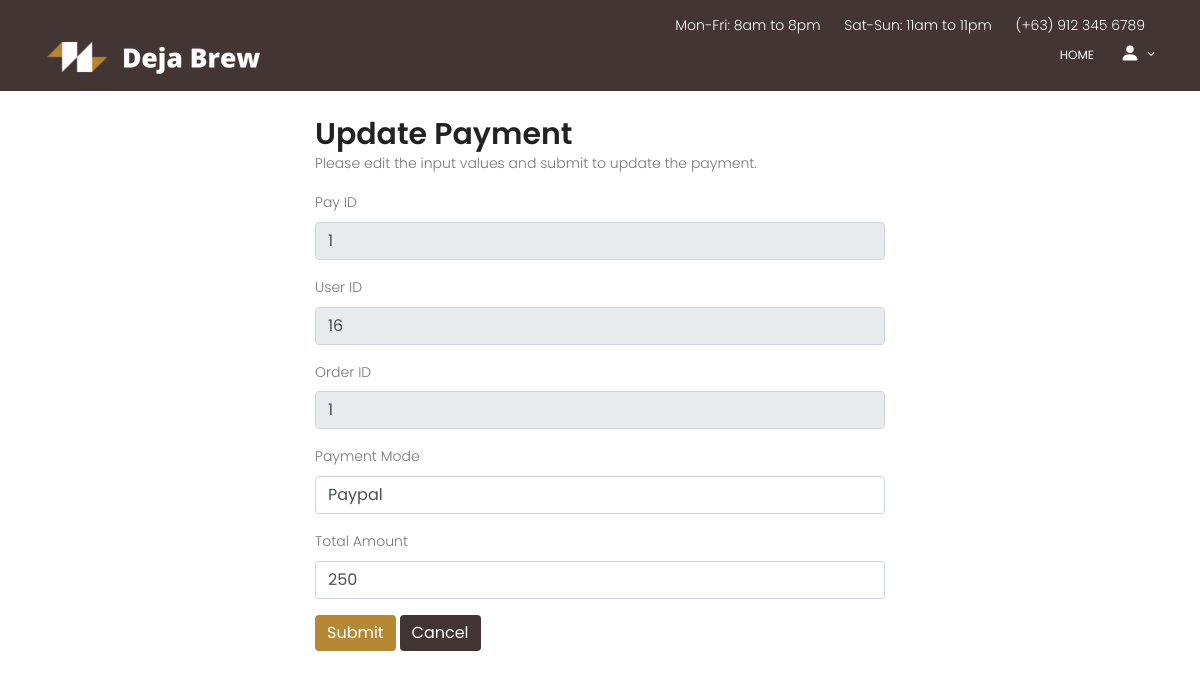
/Home-developer/Payment/update.php?id=1, run on the app's committed database.
### tables this page shows
CREATE TABLE `payment` (
  `Payment_ID` int(50) NOT NULL COMMENT 'PK for payment',
  `Order_ID` int(50) NOT NULL COMMENT 'FK for order',
  `User_ID` int(50) NOT NULL COMMENT 'FK for user',
  `Payment_Mode` varchar(25) NOT NULL COMMENT 'Mode of Payment',
  `Time_Received` timestamp NOT NULL DEFAULT current_timestamp() ON UPDATE current_timestamp() COMMENT 'Timestamp for payment',
  `Total_Amount` int(50) NOT NULL COMMENT 'Total amount payed'
);

### Home-developer/Payment/update.php (the view, shortened to what this page needs)
<?php
require_once "config.php";
$payID = $userID = $orderID = $paymentMode = $date = $time = $totalAmount = "";
$payID_err = $userID_err = $orderID_err = $paymentMode_err = $date_err = $time_err = $totalAmount_err = "";
if($_SERVER["REQUEST_METHOD"] == "POST"){
    $input_payID = trim($_POST["payID"]);
    if(empty($input_payID)){
        $payID_err = "Please enter First Name";
    } else{
        $payID = $input_payID;
    }
    $input_userID = trim($_POST["userID"]);
    if(empty($input_userID)){
        $userID_err = "Please enter Last Name.";
    } else{
        $userID = $input_userID;
    }
    $input_orderID = trim($_POST["orderID"]);
    if(empty($input_orderID)){
       $orderID_err = "Please enter representative number.";
   } else{
       $orderID = $input_orderID;
   }
    $input_paymentMode = trim($_POST["paymentMode"]);
    if(empty($input_paymentMode)){
        $paymentMode_err = "Please enter paymentMode.";
    } else{
        $paymentMode = $input_paymentMode;
    }
    $input_totalAmount = trim($_POST["totalAmount"]);
    if(empty($input_totalAmount)){
        $totalAmount_err = "Please enter totalAmount.";
    } else{
        $totalAmount = $input_totalAmount;
    }
    if(empty($payID_err) && empty($userID_err) && empty($orderID_err) && empty($paymentMode_err) &&empty($totalAmount_err)){
        $sql = "UPDATE payment SET Payment_Mode=?, Total_Amount=? WHERE Payment_ID=$payID";
        if($stmt = mysqli_prepare($link, $sql)){
             mysqli_stmt_bind_param($stmt, "ss", $param_paymentMode, $param_totalAmount);
             echo "update hello";
            $param_paymentMode = $paymentMode;
            $param_totalAmount = $totalAmount;
            if(mysqli_stmt_execute($stmt)){
                header("location: index.php");
                exit();
            } else{
                echo "Oops! Something went wrong. Please try again later.";
            }
        }
        mysqli_stmt_close($stmt);
    }
    mysqli_close($link);
} else{
    if(isset($_GET["id"]) && !empty(trim($_GET["id"]))){
        $sql = "SELECT * FROM payment WHERE Payment_ID = ?";
        if($stmt = mysqli_prepare($link, $sql)){
            mysqli_stmt_bind_param($stmt, "s", $param_id);
            if(mysqli_stmt_execute($stmt)){
                $result = mysqli_stmt_get_result($stmt);
                if(mysqli_num_rows($result) == 1){
                    $row = mysqli_fetch_array($result, MYSQLI_ASSOC);
                    $payID = $row["Payment_ID"];
                    $orderID = $row["Order_ID"];
                    $userID = $row["User_ID"];
                    $paymentMode = $row["Payment_Mode"];
                    $totalAmount = $row["Total_Amount"];
                } else{
                    header("location: error.php");
                    exit();
                }
            } else{
                echo "Oops! Something went wrong. Please try again later.";
            }
        }
    }  else{
        header("location: error.php");
        exit();
    }
}
?>
<!DOCTYPE html>
<html lang="en">
<html lang="zxx" class="no-js">
	<head>
			<link rel="stylesheet" href="css/linearicons.css">
			<link rel="stylesheet" href="css/owl.carousel.css">
			<link rel="stylesheet" href="css/font-awesome.min.css">
			<link rel="stylesheet" href="css/nice-select.css">
			<link rel="stylesheet" href="css/magnific-popup.css">
			<link rel="stylesheet" href="css/bootstrap.css">
			<link rel="stylesheet" href="css/main.css">
</head>
<body>
<header id="header" id="home" style="background: #433533;">
				<div class="header-top">
		  			<div class="container">
				  		<div class="row justify-content-end">
				  			<div class="col-lg-8 col-sm-4 col-8 header-top-right no-padding">
				  				<ul>
				  					<li>
				  						Mon-Fri: 8am to 8pm
				  					</li>
				  					<li>
				  						Sat-Sun: 11am to 11pm
				  					</li>
				  					<li>
				  						<a href="tel:(012) 6985 236 7512">(+63) 912 345 6789</a>
				  					</li>
				  				</ul>
				  			</div>
				  		</div>
		  			</div>
				</div>
			    <div class="container">
			    	<div class="row align-items-center justify-content-between d-flex">
				      <div id="logo">
				        <a href="../index.php"><img src="img/logo.png" alt="" title="" /></a>
				      </div>
				      <nav id="nav-menu-container">
				        <ul class="nav-menu">
				          <li class="menu-active"><a href="../index.php">Home</a></li>
						  <li class="menu-has-children"><a href="">
							  <svg xmlns="http://www.w3.org/2000/svg" width="20" height="20" fill="currentColor" class="bi bi-person-fill" viewBox="0 0 16 16">
								  <path d="M3 14s-1 0-1-1 1-4 6-4 6 3 6 4-1 1-1 1H3zm5-6a3 3 0 1 0 0-6 3 3 0 0 0 0 6z"/>
							  </svg></a>
				          </li>
				        </ul>
				      </nav>
			    	</div>
			    </div>
			  </header>
              <br><br><br>
                <div class="wrapper">
                    <div class="container-fluid">
                        <div class="row">
                            <div class="col-md-12">
                                <h2 class="mt-5">Update Payment</h2>
                                <p>Please edit the input values and submit to update the payment.</p>
                                <form action="<?php echo htmlspecialchars(basename($_SERVER['REQUEST_URI'])); ?>" method="post">
                                <div class="form-group">
                                        <label>Pay ID</label>
                                        <input readonly type="text" name="payID" class="form-control <?php echo (!empty($payID_err)) ? 'is-invalid' : ''; ?>" value="<?php echo $payID; ?>">
                                    </div>
                                    <div class="form-group">
                                        <label>User ID</label>
                                        <input readonly type="text" name="userID" class="form-control <?php echo (!empty($userID_err)) ? 'is-invalid' : ''; ?>" value="<?php echo $userID; ?>">
                                    </div>
                                    <div class="form-group">
                                        <label>Order ID</label>
                                        <input readonly type="text" name="orderID" class="form-control <?php echo (!empty($orderID_err)) ? 'is-invalid' : ''; ?>" value="<?php echo $orderID; ?>">
                                    </div>
                                    <div class="form-group">
                                        <label>Payment Mode</label>
                                        <input type="text" name="paymentMode" class="form-control <?php echo (!empty($paymentMode_err)) ? 'is-invalid' : ''; ?>" value="<?php echo $paymentMode; ?>">
                                    </div>
                                    <div class="form-group">
                                        <label>Total Amount</label>
                                        <input type="text" name="totalAmount" class="form-control <?php echo (!empty($totalAmount_err)) ? 'is-invalid' : ''; ?>" value="<?php echo $totalAmount; ?>">
                                    </div>
                                    <input type="submit" class="btn btn-dark" style="background:#B68734; border-style: none;" value="Submit">
                                    <a href="index.php" class="btn btn-dark" style="background:#433533; border-style: none;">Cancel</a>
                                </form>
                            </div>
                        </div>
                    </div>
                </div>
</body>
</html>

### Home-developer/Payment/css/main.css (style rules this page uses)
body { color: #777777; font-family: "Poppins", sans-serif; font-size: 14px; font-weight: 300; line-height: 1.625em; position: relative; }
ol, ul { margin: 0; padding: 0; list-style: none; }
a { -webkit-transition: all 0.3s ease 0s; -moz-transition: all 0.3s ease 0s; -o-transition: all 0.3s ease 0s; transition: all 0.3s ease 0s; }
a, a:focus, a:hover { text-decoration: none; outline: 0; }
h1, h2, h3, h4, h5, h6 { font-family: "Poppins", sans-serif; color: #222222; line-height: 1.2em !important; margin-bottom: 0; margin-top: 0; font-weight: 600; }
h2, .h2 { font-size: 30px; }
.no-padding { padding: 0; }
h2 { font-size: 30px; }
h1, h2, h3, h4, h5, h6 { line-height: 1.5em; }
#header { padding: 14px 0; position: fixed; left: 0; top: 0; right: 0; transition: all 0.5s; z-index: 997; }
.header-top ul { text-align: right; margin-right: 5px; }
.header-top ul li { color: #fff; display: inline-block; margin-right: 20px; }
.header-top ul li a { color: #fff; }
#header #logo img { padding: 0; margin: 0; }
.nav-menu, .nav-menu * { margin: 0; padding: 0; list-style: none; }
.nav-menu li { position: relative; white-space: nowrap; }
.nav-menu > li { float: left; }
.sf-arrows .sf-with-ul { padding-right: 30px; }
.sf-arrows .sf-with-ul:after { content: "\f107"; position: absolute; right: 15px; font-family: FontAwesome; font-style: normal; font-weight: normal; }
#nav-menu-container { margin: 0; }
.nav-menu a { padding: 0 8px 0px 8px; text-decoration: none; display: inline-block; color: #fff; font-weight: 400; font-size: 12px; text-transform: uppercase; outline: none; }
.nav-menu > li { margin-left: 10px; }
#mobile-nav { position: fixed; top: 0; padding-top: 18px; bottom: 0; z-index: 998; background: rgba(0, 0, 0, 0.8); left: -260px; width: 260px; overflow-y: auto; transition: 0.4s; }
#mobile-nav ul { padding: 0; margin: 0; list-style: none; }
#mobile-nav ul li { position: relative; }
#mobile-nav ul li a { color: #fff; font-size: 13px; text-transform: uppercase; overflow: hidden; padding: 10px 22px 10px 15px; position: relative; text-decoration: none; width: 100%; display: block; outline: none; font-weight: 700; }

### Home-developer/Payment/update.php (style rules this page uses)
.wrapper { width: 600px; margin: 0 auto; }

### data on the page
payment: payID "1", userID "16", orderID "1", paymentMode "Paypal", totalAmount "250"
